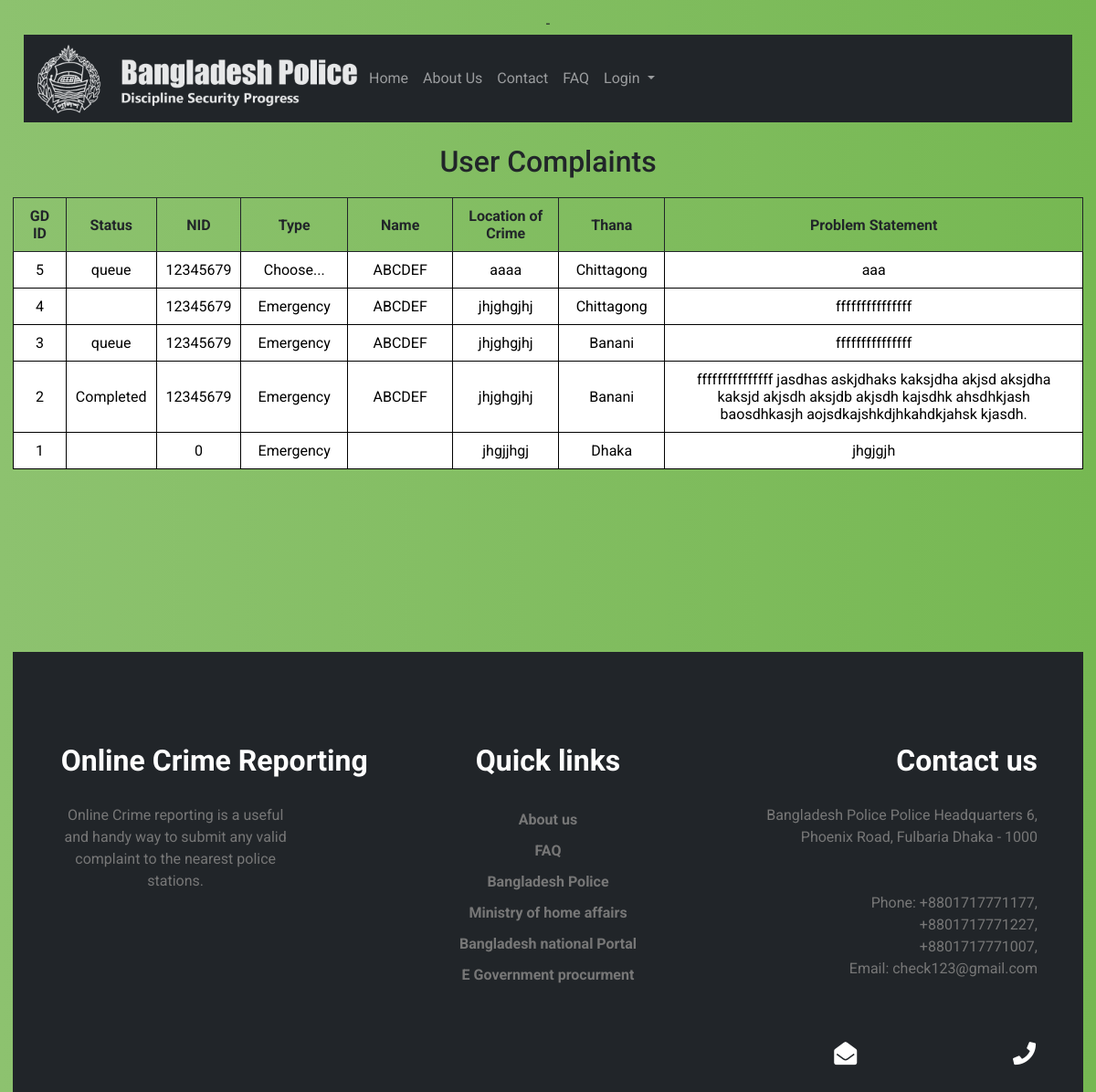
Screenshot of /Pages/allcomplains.php with the database file from the repository.
### tables this page shows
CREATE TABLE `gd` (
  `gdid` int(9) NOT NULL,
  `nid` bigint(30) NOT NULL,
  `type` varchar(20) NOT NULL,
  `name` varchar(40) NOT NULL,
  `location of crime` varchar(255) NOT NULL,
  `thana name` varchar(30) NOT NULL,
  `problem statement` text NOT NULL,
  `photo` varchar(255) NOT NULL,
  `status` varchar(20) NOT NULL,
  `pid` int(11) NOT NULL
);

### Pages/allcomplains.php (the view, shortened to what this page needs)
-<?php
  include "../php/db.php";
?>
<!DOCTYPE html>
<html lang="en">
<head>
    <link href="../css/bootstrap.min.css" rel="stylesheet">
    <link rel="stylesheet" href="../css/style.css">
    <link rel="stylesheet" href="../css/responsive.css">
  <link rel="stylesheet" type="text/css" href="../css/login_style.css">
  <link rel="stylesheet" href="https://cdnjs.cloudflare.com/ajax/libs/font-awesome/4.7.0/css/font-awesome.min.css">
  <link rel="stylesheet" href="https://use.fontawesome.com/releases/v5.15.1/css/all.css">
    <link href="../css/historytable.css" rel="stylesheet">
</head>
<body>
<div class="container-fluid">
    <?php
        include "../php/navbar.php";
    ?>
</div>
<div>
  <br>
<h2> User Complaints</h2>
<table id="t">
  <thead>
    <tr>
      <th scope="col">GD ID</th>
      <th scope="col">Status</th>
      <th scope="col">NID</th>
      <th scope="col">Type</th>
      <th scope="col">Name</th>
      <th scope="col">Location of Crime</th>
      <th scope="col">Thana</th>
      <th scope="col">Problem Statement</th>
    </tr>
  </thead>
  <?php
      $query="select * from gd order by gdid desc limit 10000";
      $result=mysqli_query($conn,$query);
      while($rows=mysqli_fetch_assoc($result)){
  ?>
  <tbody style="background-color: white; color: black;">
      <tr>
        <td class="five"><?php echo $rows['gdid']; ?></td>
        <td class="status"><?php echo $rows['status']; ?></td>
        <td class="five"><?php echo $rows['nid']; ?></td>
        <td class="ten"><?php echo $rows['type']; ?></td>
        <td class="ten"><?php echo $rows['name']; ?></td>
        <td class="twenty"><?php echo $rows['location of crime']; ?></td>
        <td class="ten"><?php echo $rows['thana name']; ?></td>
        <td class="cproblem"><?php echo $rows['problem statement']; ?></td>
      </tr>
    </tbody>
  <?php
    }
  ?>
</table>
</div>
<?php
    include "../php/footer.php";
    ?>
</body>
</html>

### css/style.css (style rules this page uses)
body { background-size: cover; background-image: url(../Images/bg1.jpg); background-position: center; }
body, html { width: 100%; max-width: 100%; height: 100%; font-family: "Lato"; color: #212529; }

### css/login_style.css (style rules this page uses)
body { background: #76b852; background: -webkit-linear-gradient(right, #76b852, #8DC26F); background: -moz-linear-gradient(right, #76b852, #8DC26F); background: -o-linear-gradient(right, #76b852, #8DC26F); background: linear-gradient(to left, #76b852, #8DC26F); font-family: "Roboto", sans-serif; -webkit-font-smoothing: antialiased; -moz-osx-font-smoothing: grayscale; }

### css/historytable.css (style rules this page uses)
body { padding: 14px; text-align: center; }
table { width: 100%; margin: 20px auto; table-layout: auto; }
table, td, th { border-collapse: collapse; }
th, td { padding: 10px; border: solid 1px; text-align: center; }
.cproblem { width: 40%; }
.five { width: 5%; }
.ten { width: 10%; }
.twenty { width: 10%; }

### rows the page displays
gd: gdid "5", status "queue", nid "12345679", type "Choose...", name "ABCDEF", location of crime "aaaa", thana name "Chittagong", problem statement "aaa"
gd: gdid "4", nid "12345679", type "Emergency", name "ABCDEF", location of crime "jhjghgjhj", thana name "Chittagong", problem statement "fffffffffffffff"
gd: gdid "3", status "queue", nid "12345679", type "Emergency", name "ABCDEF", location of crime "jhjghgjhj", thana name "Banani", problem statement "fffffffffffffff"
gd: gdid "2", status "Completed", nid "12345679", type "Emergency", name "ABCDEF", location of crime "jhjghgjhj", thana name "Banani", problem statement "fffffffffffffff jasdhas askjdhaks kaksjdha akjsd aksjdha kaksjd akjsdh aksjdb akjsdh kajsdhk ahsdhkjash baosdhkasjh aojsdkajshkdjhkahdkjahsk kjasdh."
gd: gdid "1", nid "0", type "Emergency", location of crime "jhgjjhgj", thana name "Dhaka", problem statement "jhgjgjh"
